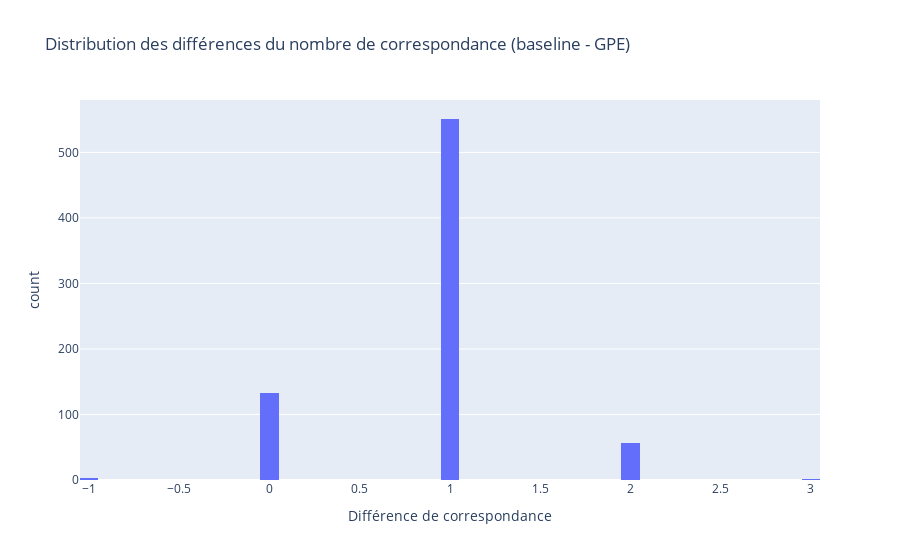

Here is the notebook cell this chart was saved with:
### Code cell
fig = px.histogram(
    merged_counts,
    x="count_diff",
    nbins=50,
    title="Distribution des différences du nombre de correspondance (baseline - GPE)",
    labels={"count_diff": "Différence de correspondance", "count": "Nombre de trajets"},
    color_discrete_sequence=["#636EFA"]
)

fig.write_image("outputs/plots/routing/distrib_nb_corresp_neg.png", width = 1000) 
fig.show()

### Figure 1 — Plotly figure (JSON) as saved in the notebook; plotly's stock layout.template omitted (floating-point values rounded to 4 significant figures; data arrays with more than 128 entries replaced by an {"elided": "..."} marker saying what was removed)
{"data": [{"bingroup": "x", "hovertemplate": "Différence de correspondance=%{x}<br>count=%{y}<extra></extra>", "legendgroup": "", "marker": {"color": "#636EFA", "pattern": {"shape": ""}}, "name": "", "nbinsx": 50, "orientation": "v", "showlegend": false, "type": "histogram", "x": {"elided": "746 int values"}, "xaxis": "x", "yaxis": "y"}], "layout": {"barmode": "relative", "legend": {"tracegroupgap": 0}, "title": {"text": "Distribution des différences du nombre de correspondance (baseline - GPE)"}, "xaxis": {"anchor": "y", "domain": [0, 1], "title": {"text": "Différence de correspondance"}}, "yaxis": {"anchor": "x", "domain": [0, 1], "title": {"text": "count"}}}}
